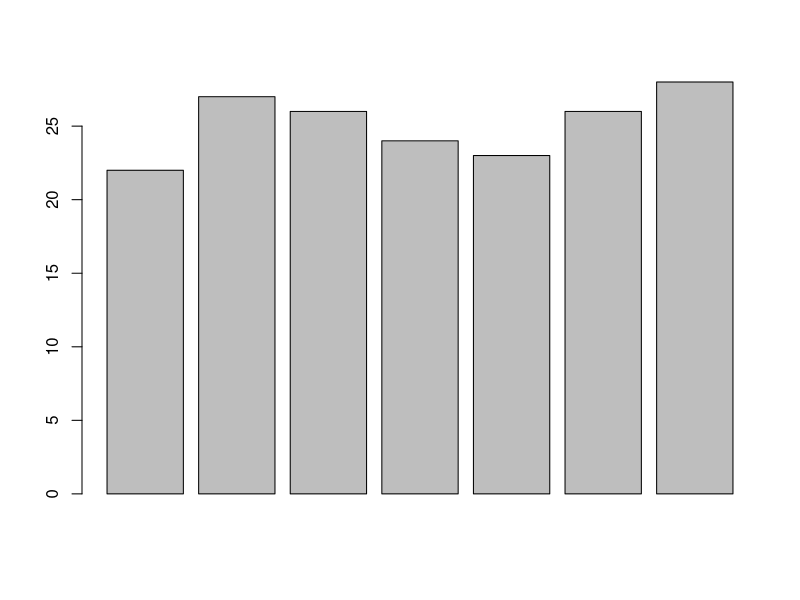

Recreate this plot in R.
#!/usr/bin/env Rscript
library(Cairo)

max.temp <- c(22, 27, 26, 24, 23, 26, 28)

CairoPNG("bp0.png", 800, 800)
barplot(max.temp)
dev.off()
